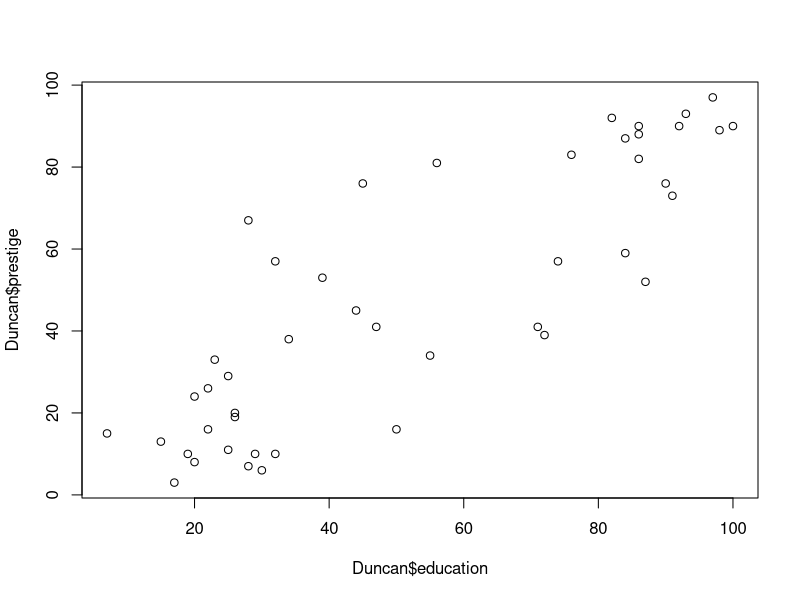
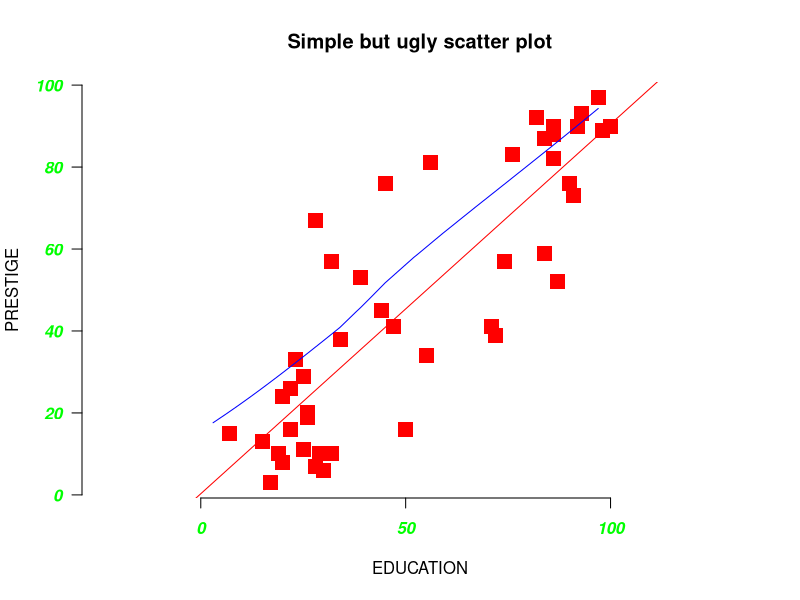

Write the R code that produced these figures, in order.
## SOME Exercises

library(car)  	# Load the library containing the sample data
head(Duncan)
plot(Duncan$education,Duncan$prestige) # Baic scatterplot

# Exercise 1
# Here is a truly ugly scatter plot. As an exercise, play with the parameters
#to creating something that is more pleasing to the eye. 
# Here are a few web pages that you may find helpful.    
#   http://www.statmethods.net/advgraphs/parameters.html
#   http://www.statmethods.net/graphs/scatterplot.html 
#   http://students.washington.edu/mclarkso/documents/line%20styles%20Ver2.pdf

attach(Duncan)  	# make variables in data frame available in environment
#
plot(education,prestige,
main="Simple but ugly scatter plot", #add a title
col="red",                  # Change the color of thepoints
pch=15,                     # Change the symbol to plot  
cex=2,                      # Change size of plotting symbol   	
xlab="EDUCATION",		        # Add a label on the x-axis
ylab="PRESTIGE",            # Add a label on the y-axis
bty="n",                    # Remove the box around the plot
asp=1,                      # Change the y/x aspect ratio see help(plot)
font.axis=4,                # Change axis font to bold italic
col.axis="green",           # Change axia color to green
las=1)                      # Make axis labels parallel to x-axis
abline(lm(prestige~education), col="red") # regression line (y~x) 
lines(lowess(prestige,education), col="blue") # lowess line (y~x)

# Exercise 2
# Make profession a column in the data set

# Exercise 3
# Explore the Duncan data set computing elementary statistics,
# producing histograms, box plots etc. Try building some simple linear models

# Exercise 4
# Use ggplot2 to produce a plot that groups data by type